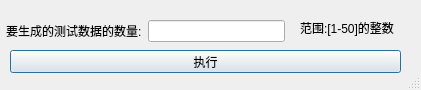
<?xml version="1.0" encoding="UTF-8"?>
<ui version="4.0">
 <class>Dialog</class>
 <widget class="QDialog" name="Dialog">
  <property name="geometry">
   <rect>
    <x>0</x>
    <y>0</y>
    <width>421</width>
    <height>90</height>
   </rect>
  </property>
  <property name="windowTitle">
   <string>Dialog</string>
  </property>
  <property name="sizeGripEnabled">
   <bool>true</bool>
  </property>
  <widget class="QPushButton" name="pushButtonStart">
   <property name="geometry">
    <rect>
     <x>10</x>
     <y>50</y>
     <width>391</width>
     <height>23</height>
    </rect>
   </property>
   <property name="text">
    <string>执行</string>
   </property>
   <property name="icon">
    <iconset resource="pics.qrc">
     <normaloff>:/images/cartoon4.ico</normaloff>:/images/cartoon4.ico</iconset>
   </property>
  </widget>
  <widget class="QWidget" name="layoutWidget">
   <property name="geometry">
    <rect>
     <x>6</x>
     <y>20</y>
     <width>279</width>
     <height>22</height>
    </rect>
   </property>
   <layout class="QHBoxLayout" name="horizontalLayout_2">
    <item>
     <widget class="QLabel" name="label">
      <property name="text">
       <string>要生成的测试数据的数量:</string>
      </property>
     </widget>
    </item>
    <item>
     <widget class="QLineEdit" name="lineEditNum"/>
    </item>
   </layout>
  </widget>
  <widget class="QLabel" name="label_2">
   <property name="geometry">
    <rect>
     <x>300</x>
     <y>20</y>
     <width>101</width>
     <height>16</height>
    </rect>
   </property>
   <property name="text">
    <string>范围:[1-50]的整数</string>
   </property>
  </widget>
 </widget>
 <resources>
  <include location="pics.qrc"/>
 </resources>
 <connections/>
</ui>
